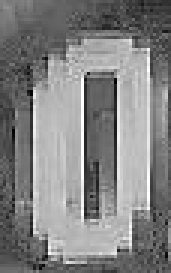
#> input picture templates_numbers/0.png, 57 x 91 px (shown 3 times larger); its folder holds only this picture in this run
$ python resave_numbers.py
#> lines starting #> are read from the running program, lines starting #| are printed output that depends on the picture; after the words box and inside, x2 and y2 are one past the last pixel; in counts of white or black regions, pixels touching at a corner belong together
import os
import cv2

# Пути к исходной и целевой папке
src_folder = 'templates_numbers'
dst_folder = 'templates_numbers1'
target_size = (64, 64)  # можно изменить на другой размер

# Создать папку назначения, если не существует
os.makedirs(dst_folder, exist_ok=True)

# Обход всех файлов в папке
for filename in os.listdir(src_folder):
    if filename.lower().endswith('.png'):
        src_path = os.path.join(src_folder, filename)
        dst_path = os.path.join(dst_folder, filename)

        # Чтение изображения в градациях серого
        image = cv2.imread(src_path, cv2.IMREAD_GRAYSCALE)
#> image is the input picture: shape (91, 57); min 0, max 255, mean 130.1
        if image is None:
            print(f'Ошибка чтения: {src_path}')
            continue

        # Приведение к одинаковому размеру
        resized = cv2.resize(image, target_size, interpolation=cv2.INTER_AREA)
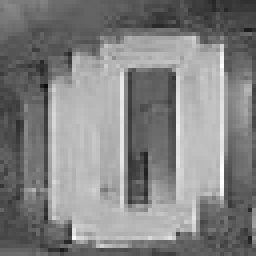
#> resized: shape (64, 64) (shown 4 times larger); min 12, max 254, mean 130.1

        # Бинаризация методом Отсу
        _, binary = cv2.threshold(resized, 0, 255, cv2.THRESH_BINARY + cv2.THRESH_OTSU)
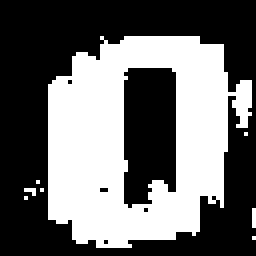
#> binary: shape (64, 64) (shown 4 times larger); 42% white; 8 white regions (7 under 20 px), largest, box (x1, y1, x2, y2) and area: (12, 9, 63, 62) 1705

        # Сохранение обработанного изображения
        cv2.imwrite(dst_path, binary)

print("Обработка завершена.")

$ run again, on templates_numbers/7.png
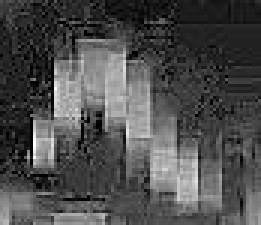
#> input picture templates_numbers/7.png, 87 x 75 px (shown 3 times larger)
#> image is the input picture: shape (75, 87); min 0, max 255, mean 76.8
#> `resized = cv2.resize(image, target_size, interpolation=cv2.INTER_AREA)`:
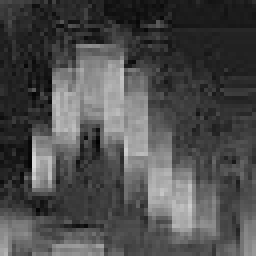
#> resized: shape (64, 64) (shown 4 times larger); min 1, max 219, mean 76.8
#> `_, binary = cv2.threshold(resized, 0, 255, cv2.THRESH_BINARY + cv2.THR..`:
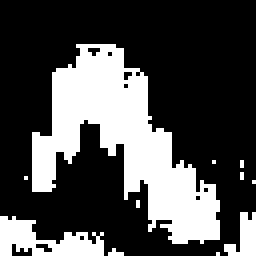
#> binary: shape (64, 64) (shown 4 times larger); 29.6% white; 11 white regions (8 under 20 px), largest, box (x1, y1, x2, y2) and area: (8, 11, 55, 61) 1000, (0, 54, 26, 64) 147, (56, 53, 64, 64) 51

$ run again, on templates_numbers/1.png
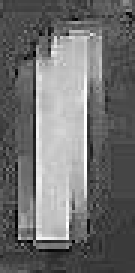
#> input picture templates_numbers/1.png, 45 x 91 px (shown 3 times larger)
#> image is the input picture: shape (91, 45); min 0, max 255, mean 110.5
#> `resized = cv2.resize(image, target_size, interpolation=cv2.INTER_AREA)`:
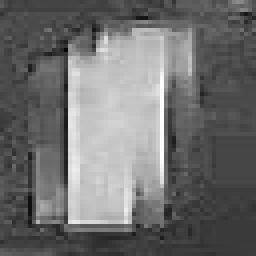
#> resized: shape (64, 64) (shown 4 times larger); min 2, max 255, mean 110.4
#> `_, binary = cv2.threshold(resized, 0, 255, cv2.THRESH_BINARY + cv2.THR..`:
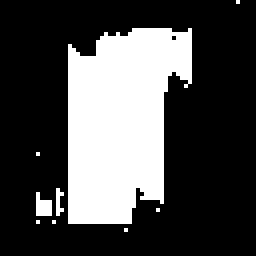
#> binary: shape (64, 64) (shown 4 times larger); 29% white; 9 white regions (8 under 20 px), largest, box (x1, y1, x2, y2) and area: (17, 7, 48, 56) 1155
